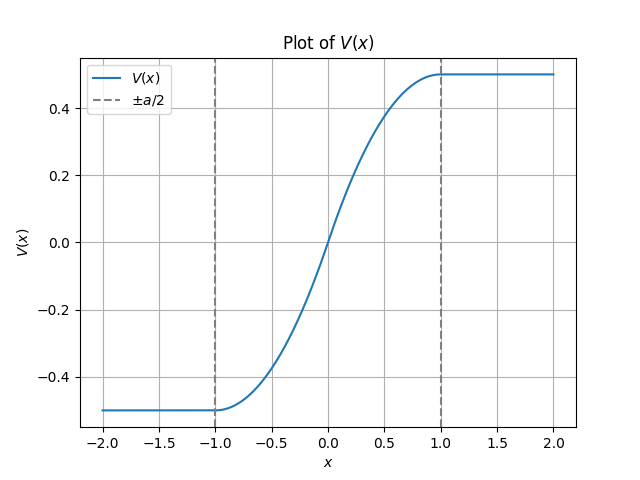

This figure's Python source:
import matplotlib.pyplot as plt
import numpy as np

# Parameters
a = 2  # For example
E0 = 1  # For example

# Define the function V(x)
def V(x, a, E0):
    if x < -a/2:
        return -a/4 * E0
    elif -a/2 <= x <= 0:
        return -(a/4) * E0 * (1 - (1 + 2*x/a)**2)
    elif 0 <= x <= a/2:
        return -(a/4) * E0 * ((1 - 2*x/a)**2 - 1)
    else:
        return a/4 * E0

# Vectorize the function to apply it element-wise on an array
V_vec = np.vectorize(V)

# Generate x values
x = np.linspace(-a, a, 400)

# Generate y values
y = V_vec(x, a, E0)

# Plotting
plt.plot(x, y, label=r'$V(x)$')
plt.axvline(x=-a/2, linestyle='--', color='grey', label=r'$\pm a/2$')
plt.axvline(x=a/2, linestyle='--', color='grey')
plt.xlabel(r'$x$')
plt.ylabel(r'$V(x)$')
plt.title(r'Plot of $V(x)$')
plt.legend()
plt.grid(True)
plt.show()
